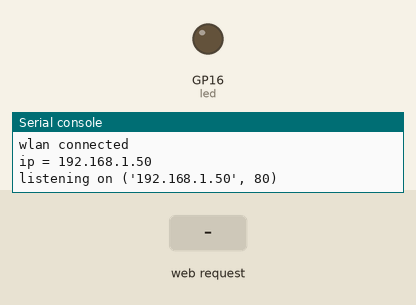
This program was run on a simulated Raspberry Pi Pico running MicroPython. Shown: output pins drawn as LEDs (lit = HIGH), the last lines printed to the serial console. The test bench sets the inputs (shaded band). WiFi joins after 1.5 s.

Above: at 3.2 s.
3.3 s: HTTP request GET /ledon received
At 3.8 s:
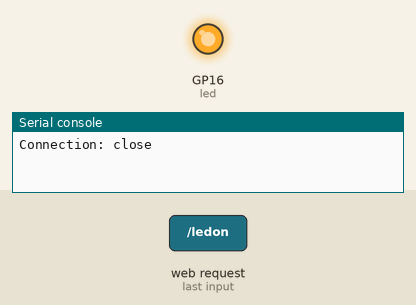
4.8 s: HTTP request GET /ledoff received
At 6.1 s:
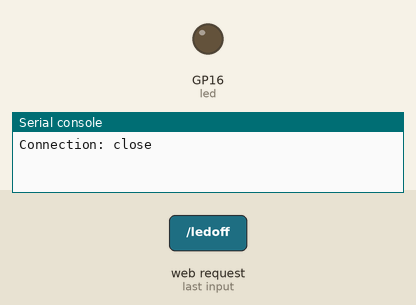
Timing chart, 0 to 7.8 s (numbered marks = the images above; inputs shaded):
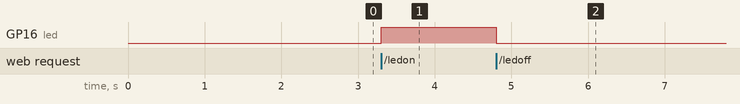

Measured:
- after the input at 3.3 s, GP16 (led): LOW → HIGH at once
- after the input at 4.8 s, GP16 (led): HIGH → LOW at once

The program:

simpleled.py
```python
# use web interface to control an LED

import utime
import network
import socket
import urequests
from machine import Pin


ssid = 'NETGEAR48'
password = 'waterypanda901'
# from NetworkCredentials import NetworkCredentials

# ssid = NetworkCredentials.ssid
# password = NetworkCredentials.password

# set WiFi to station interface
wlan = network.WLAN(network.STA_IF)
# activate the network interface
wlan.active(True)
# connect to wifi network
wlan.connect(ssid, password)

max_wait = 10
# wait for connection
while max_wait > 0:
    """
        0   STAT_IDLE -- no connection and no activity,
        1   STAT_CONNECTING -- connecting in progress,
        -3  STAT_WRONG_PASSWORD -- failed due to incorrect password,
        -2  STAT_NO_AP_FOUND -- failed because no access point replied,
        -1  STAT_CONNECT_FAIL -- failed due to other problems,
        3   STAT_GOT_IP -- connection successful.
    """
    if wlan.status() < 0 or wlan.status() >= 3:
        # connection successful
        break
    max_wait -= 1
    print('waiting for connection... ' + str(max_wait))
    utime.sleep(1)

# check connection
if wlan.status() != 3:
    # No connection
    raise RuntimeError('network connection failed')
else:
    # connection successful
    print('wlan connected')
    status = wlan.ifconfig()
    pico_ip = status[0]
    print('ip = ' + status[0])

# Open socket
# addr = socket.getaddrinfo('0.0.0.0', 80)[0][-1]
addr = socket.getaddrinfo('192.168.1.24', 80)[0][-1]
addr = (pico_ip, 80)
s = socket.socket()
s.bind(addr)
s.listen(1)
print('listening on', addr)

led = Pin(16, Pin.OUT)
led.off()
led_state = False

# main loop
while True:
    client, client_addr = s.accept()
    raw_request = client.recv(1024)
    # translate byte string to normal string variable
    raw_request = raw_request.decode("utf-8")
    print(raw_request)

    # break request into words (split at spaces)
    request_parts = raw_request.split()
    http_method = request_parts[0]
    request_url = request_parts[1]

    if request_url.find("/ledon") != -1:
        # turn LED on
        led_state = True
        led.on()
    elif request_url.find("/ledoff") != -1:
        # turn LED off
        led_state = False
        led.off()
    else:
        # do nothing
        pass

    led_state_text = "OFF"
    if led_state:
        led_state_text = "ON"

    file = open("simpleled.html")
    html = file.read()
    file.close()

    html = html.replace('**ledState**', led_state_text)
    client.send(html)
    client.close()
```
